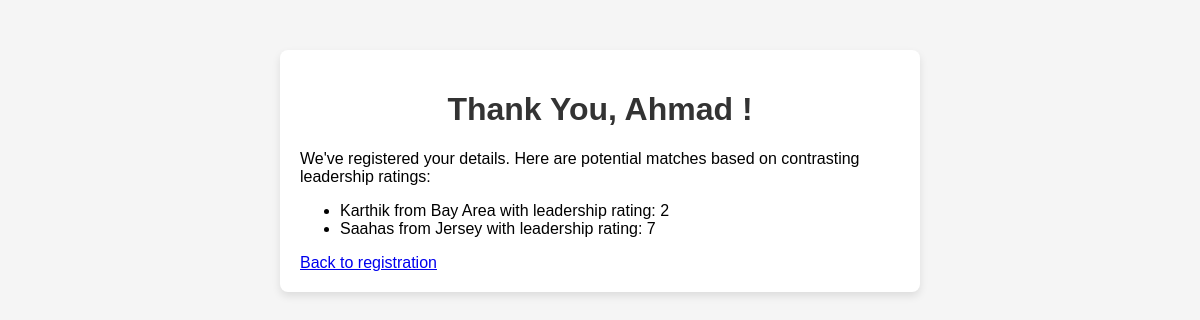
Page /thanks/ahmad on the committed database.
### teamCreation.py (models this page shows)
class TeamMember(db.Model):
    id = db.Column(db.Integer, primary_key=True)
    name = db.Column(db.String(80), nullable=False)
    hometown = db.Column(db.String(120), nullable=False)
    personal_id = db.Column(db.String(120), unique=True, nullable=False)
    leadership_rating = db.Column(db.Integer, nullable=False)

### teamCreation.py (the view)
@app.route('/thanks/<personal_id>')
def thank_you(personal_id):
    current_member = TeamMember.query.filter_by(personal_id=personal_id).first()
    if not current_member:
        return "Member not found", 404
    potential_matches = TeamMember.query.filter(
        TeamMember.id != current_member.id
    ).order_by(
        db.func.abs(TeamMember.leadership_rating - current_member.leadership_rating).desc()
    ).limit(5).all()
    return render_template('thank_you.html', current_member=current_member, matches=potential_matches)

### templates/thank_you.html (shortened to what this page needs)
<!DOCTYPE html>
<html>
<head>
    <link rel="stylesheet" href="{{ url_for('static', filename='styles.css') }}">
</head>
<body>
    <div class="container">
        <h1>Thank You, {{ current_member.name }}!</h1>
        <p>We've registered your details. Here are potential matches based on contrasting leadership ratings:</p>
        <ul>
            {% for match in matches %}
                <li>{{ match.name }} from {{ match.hometown }} with leadership rating: {{ match.leadership_rating }}</li>
            {% endfor %}
        </ul>
        <a href="{{ url_for('index') }}">Back to registration</a>
    </div>
</body>
</html>

### static/styles.css (style rules this page uses)
body { font-family: Arial, sans-serif; background-color: #f5f5f5; margin: 0; padding: 0; }
.container { max-width: 600px; margin: 50px auto; padding: 20px; background-color: #fff; border-radius: 8px; box-shadow: 0 4px 8px rgba(0, 0, 0, 0.1); }
h1 { text-align: center; color: #333; }

### rows in the picture
TeamMember: name "Ahmad"
TeamMember: name "Karthik", hometown "Bay Area", leadership_rating "2"
TeamMember: name "Saahas", hometown "Jersey", leadership_rating "7"
